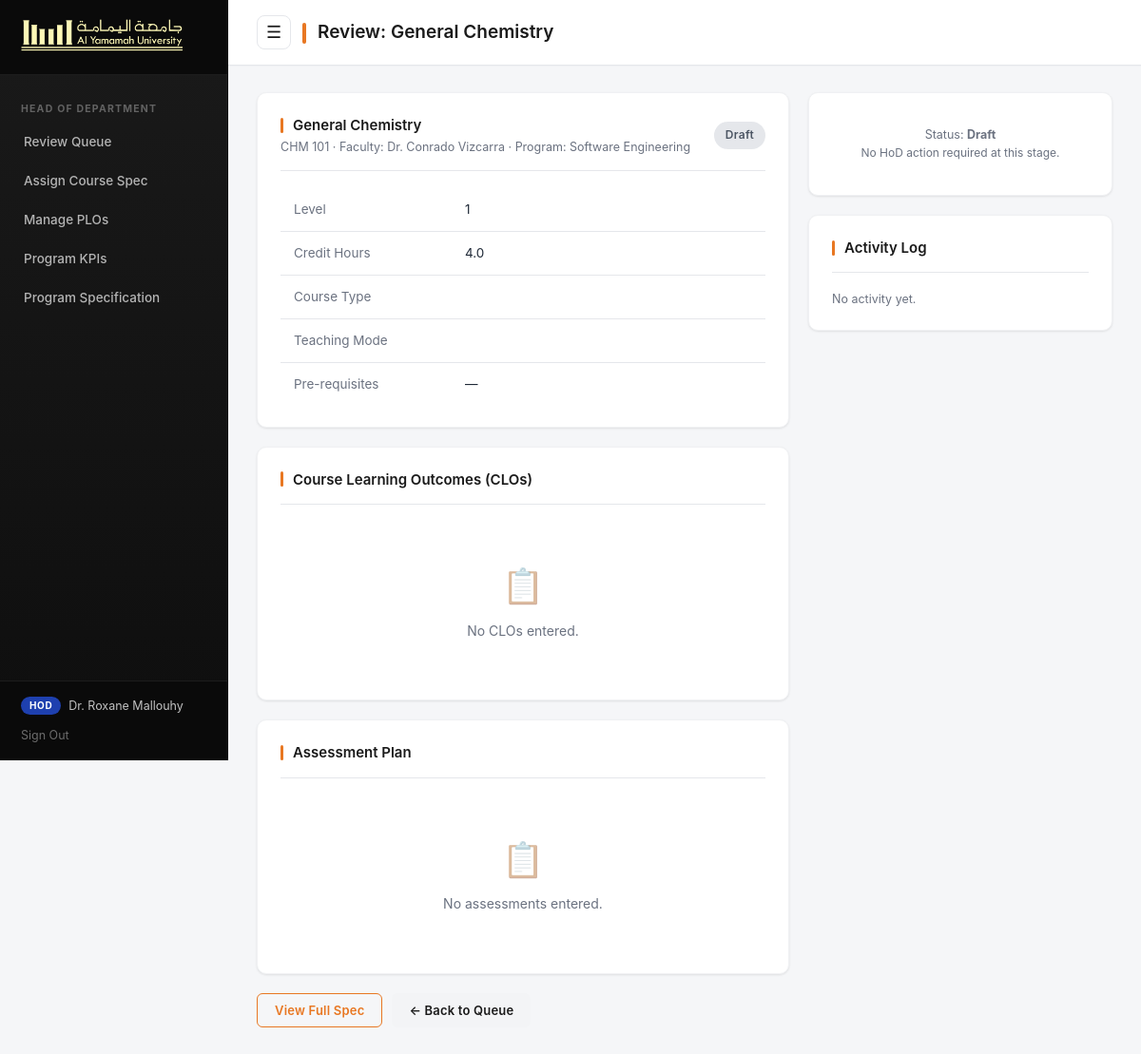
/hod/course_review.php?id=2 (signed in), run on the app's committed database.
### tables this page shows
CREATE TABLE `course_specs` (
  `course_id` int NOT NULL,
  `program_id` int DEFAULT NULL,
  `faculty_id` int DEFAULT NULL,
  `course_title` varchar(200) NOT NULL,
  `course_code` varchar(50) DEFAULT NULL,
  `credit_hours` decimal(4,1) DEFAULT NULL,
  `course_type` varchar(100) DEFAULT NULL,
  `teaching_mode` varchar(100) DEFAULT NULL,
  `course_level` int DEFAULT NULL,
  `prerequisites` varchar(200) DEFAULT NULL,
  `corequisites` varchar(200) DEFAULT NULL,
  `course_description` text,
  `objectives` text,
  `learning_resources` text,
  `version` varchar(20) DEFAULT '1.0',
  `status` enum('draft','pending_hod','pending_qa','approved') DEFAULT 'draft',
  `created_at` datetime DEFAULT CURRENT_TIMESTAMP,
  `updated_at` datetime DEFAULT CURRENT_TIMESTAMP ON UPDATE CURRENT_TIMESTAMP
);

CREATE TABLE `user` (
  `user_id` int NOT NULL,
  `username` varchar(100) NOT NULL,
  `password` varchar(255) NOT NULL,
  `role` enum('faculty','hod','qa') NOT NULL,
  `full_name` varchar(150) DEFAULT NULL,
  `department` varchar(150) DEFAULT NULL,
  `created_at` datetime DEFAULT CURRENT_TIMESTAMP
);

CREATE TABLE `program_specs` (
  `program_id` int NOT NULL,
  `program_name` varchar(200) NOT NULL,
  `program_code` varchar(50) DEFAULT NULL,
  `college` varchar(150) DEFAULT NULL,
  `department` varchar(150) DEFAULT NULL,
  `credit_hours` int DEFAULT NULL,
  `qualification_level` varchar(100) DEFAULT NULL,
  `mission` text,
  `goals` text,
  `program_aims` text,
  `program_structure` text
);

### hod/course_review.php (the view, shortened to what this page needs)
<?php
require_once '../db.php';
$course_id = intval($_GET['id'] ?? 0);
$stmt = $pdo->prepare(
    'SELECT cs.*, ps.program_name, u.full_name as faculty_name
     FROM course_specs cs
     LEFT JOIN program_specs ps ON cs.program_id = ps.program_id
     LEFT JOIN user u ON cs.faculty_id = u.user_id
     WHERE cs.course_id = ?'
);
$stmt->execute([$course_id]);
$course = $stmt->fetch();
$page_title = 'Review: ' . $course['course_title'];
$clos = $pdo->prepare(
    'SELECT cl.*, GROUP_CONCAT(p.plo_code ORDER BY p.plo_code SEPARATOR ", ") as plo_codes
     FROM course_learning_outcomes cl
     LEFT JOIN clo_plo_mapping m ON cl.clo_id = m.clo_id
     LEFT JOIN program_learning_outcomes p ON m.plo_id = p.plo_id
     WHERE cl.course_id = ?
     GROUP BY cl.clo_id
     ORDER BY cl.category, cl.clo_code'
);
$clos->execute([$course_id]);
$clos = $clos->fetchAll();
$assessments = $pdo->prepare('SELECT * FROM assessments WHERE course_id = ? ORDER BY timing_week');
$assessments->execute([$course_id]);
$assessments = $assessments->fetchAll();
$logs = $pdo->prepare(
    'SELECT al.*, u.full_name, u.role FROM approval_log al
     JOIN user u ON al.user_id = u.user_id
     WHERE al.course_id = ? ORDER BY al.created_at DESC'
);
$logs->execute([$course_id]);
$logs = $logs->fetchAll();
include '../includes/header.php';
?>
<div style="display:flex; gap:20px; align-items:flex-start; flex-wrap:wrap;">
    <div style="flex:1; min-width:0;">
        <div class="card">
            <div class="card-header">
                <div>
                    <h2><?php echo htmlspecialchars($course['course_title']); ?></h2>
                    <small class="text-muted">
                        <?php echo htmlspecialchars($course['course_code']); ?> ·
                        Faculty: <?php echo htmlspecialchars($course['faculty_name']); ?> ·
                        Program: <?php echo htmlspecialchars($course['program_name'] ?? '—'); ?>
                    </small>
                </div>
                <span class="status-badge status-<?php echo $course['status']; ?>" style="font-size:12px; padding:5px 12px;">
                    <?php echo ucwords(str_replace('_', ' ', $course['status'])); ?>
                </span>
            </div>
            <table style="margin-bottom:0;">
                <tr><td style="width:180px; color:var(--text-muted);">Level</td><td><?php echo htmlspecialchars($course['course_level']); ?></td></tr>
                <tr><td style="color:var(--text-muted);">Credit Hours</td><td><?php echo htmlspecialchars($course['credit_hours']); ?></td></tr>
                <tr><td style="color:var(--text-muted);">Course Type</td><td><?php echo htmlspecialchars($course['course_type']); ?></td></tr>
                <tr><td style="color:var(--text-muted);">Teaching Mode</td><td><?php echo htmlspecialchars($course['teaching_mode']); ?></td></tr>
                <tr><td style="color:var(--text-muted);">Pre-requisites</td><td><?php echo htmlspecialchars($course['prerequisites'] ?: '—'); ?></td></tr>
            </table>
        </div>
        <div class="card">
            <div class="card-header"><h2>Course Learning Outcomes (CLOs)</h2></div>
            <?php if (empty($clos)): ?>
                <p class="empty-state">No CLOs entered.</p>
            <?php endif; ?>
        </div>
        <div class="card">
            <div class="card-header"><h2>Assessment Plan</h2></div>
            <?php if (empty($assessments)): ?>
                <p class="empty-state">No assessments entered.</p>
            <?php endif; ?>
        </div>
        <div style="display:flex; gap:10px; margin-bottom:20px;">
            <a href="<?php echo BASE_URL; ?>/course/view.php?id=<?php echo $course_id; ?>" class="btn btn-outline" target="_blank">View Full Spec</a>
            <a href="dashboard.php" class="btn btn-ghost">← Back to Queue</a>
        </div>
    </div>
    <div style="width:320px; min-width:280px;">
        <?php if ($course['status'] === 'pending_hod'): ?>
        <div class="card">
            <div class="card-header"><h2>Decision</h2></div>
            <form method="POST">
                <div class="form-group">
                    <label for="comment">Comment / Feedback</label>
                    <textarea id="comment" name="comment" rows="5"
                              placeholder="Optional for approval. Required when returning to faculty." oninput="checkComment()"></textarea>
                </div>
                <div style="display:flex; flex-direction:column; gap:8px;">
                    <button type="submit" name="action" value="approve" class="btn btn-success btn-full"
                            onclick="return confirm('Approve and forward to QA?')">
                        ✓ Approve — Forward to QA
                    </button>
                    <button type="submit" id="rejectBtn" name="action" value="reject" class="btn btn-danger btn-full" disabled>
                        ↺ Return to Faculty
                    </button>
                </div>
            </form>
        </div>
        <?php else: ?>
        <div class="card">
            <p class="text-muted text-center" style="padding:12px 0;">
                Status: <strong><?php echo ucwords(str_replace('_', ' ', $course['status'])); ?></strong><br>
                <span style="font-size:12px;">No HoD action required at this stage.</span>
            </p>
        </div>
        <?php endif; ?>
        <div class="card">
            <div class="card-header"><h2>Activity Log</h2></div>
            <?php if (empty($logs)): ?>
                <p class="text-muted">No activity yet.</p>
            <?php endif; ?>
        </div>
    </div>
</div>
<?php include '../includes/footer.php'; ?>

### includes/header.php (shortened to what this page needs)
<?php
$role = $_SESSION['role'] ?? '';
$name = $_SESSION['name'] ?? $_SESSION['username'] ?? '';
$b = BASE_URL;
$current = $_SERVER['SCRIPT_NAME'];
function navActive($current, $needle) {
    return strpos($current, $needle) !== false ? 'active' : '';
}
?>
<!DOCTYPE html>
<html lang="en">
<head>
    <link rel="stylesheet" href="<?php echo $b; ?>/assets/style.css">
    <link rel="stylesheet" href="<?php echo $b; ?>/assets/aqms_form_fix.css">
    <link rel="stylesheet" href="<?php echo $b; ?>/assets/course_template_overrides.css">
</head>
<body>
<div class="layout">
    <aside class="sidebar" id="appSidebar">
        <div class="sidebar-brand">
            <img src="<?php echo $b; ?>/assets/yu-logo.png" alt="Al Yamamah University" onerror="this.style.display='none'; document.getElementById('brand-fallback').style.display='block';">
        </div>
        <nav class="sidebar-nav">
            <?php if ($role === 'faculty'): ?>
                <div class="nav-section">Faculty</div>
                <a href="<?php echo $b; ?>/faculty/dashboard.php" class="<?php echo navActive($current, 'faculty/dashboard'); ?>"><span class="label">My Courses</span></a>
                <a href="<?php echo $b; ?>/faculty/course_create.php" class="<?php echo navActive($current, 'course_create'); ?>"><span class="label">New Course Spec</span></a>
                <a href="<?php echo $b; ?>/mapping.php" class="<?php echo navActive($current, 'mapping.php'); ?>"><span class="label">CLO-PLO Mapping</span></a>
            <?php elseif ($role === 'hod'): ?>
                <div class="nav-section">Head of Department</div>
                <a href="<?php echo $b; ?>/hod/dashboard.php" class="<?php echo navActive($current, 'hod/dashboard'); ?>"><span class="label">Review Queue</span></a>
                <a href="<?php echo $b; ?>/hod/course_assign.php" class="<?php echo navActive($current, 'course_assign'); ?>"><span class="label">Assign Course Spec</span></a>
                <a href="<?php echo $b; ?>/hod/plos.php" class="<?php echo navActive($current, 'hod/plos'); ?>"><span class="label">Manage PLOs</span></a>
                <a href="<?php echo $b; ?>/hod/program_kpis.php" class="<?php echo navActive($current, 'program_kpis'); ?>"><span class="label">Program KPIs</span></a>
                <a href="<?php echo $b; ?>/program/edit.php" class="<?php echo navActive($current, 'program/edit'); ?>"><span class="label">Program Specification</span></a>
            <?php endif; ?>
        </nav>
        <div class="sidebar-footer">
            <div class="user-info"><span class="role-badge role-<?php echo $role; ?>"><?php echo strtoupper($role); ?></span><span><?php echo htmlspecialchars($name); ?></span></div>
            <a href="<?php echo $b; ?>/logout.php" class="logout-link">Sign Out</a>
        </div>
    </aside>
    <main class="main-content">
        <div class="topbar"><div style="display:flex; align-items:center; gap:12px;"><button type="button" class="sidebar-toggle no-print" id="sidebarToggle" aria-label="Toggle sidebar">☰</button><h1 class="page-title"><span class="topbar-accent"></span><?php echo htmlspecialchars($page_title ?? 'Dashboard'); ?></h1></div></div>
        <div class="content-body">

### assets/aqms_form_fix.css (style rules this page uses)
.sidebar-toggle { width: 36px; height: 36px; border: 1px solid var(--border); background: #fff; color: var(--yu-black); border-radius: 8px; cursor: pointer; font-size: 18px; line-height: 1; }

### data on the page
course_specs: course_title "Review: General Chemistry", course_title "General Chemistry", course_code "CHM 101", faculty.full_name "Dr. Conrado Vizcarra", program.program_name "Software Engineering", status "Draft", course_level "1", credit_hours "4.0", prerequisites "—"

### other printed values
$role "HOD"
$name "Dr. Roxane Mallouhy"
